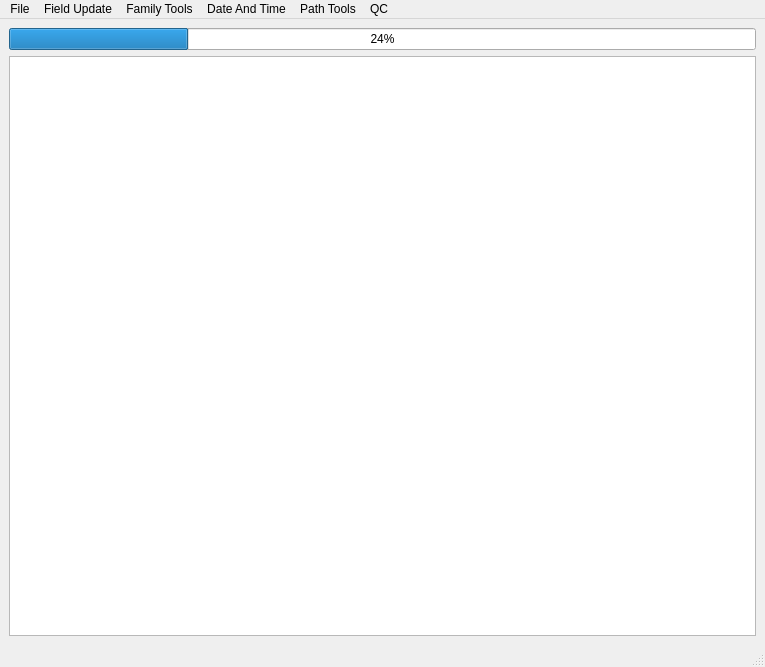
<?xml version="1.0" encoding="UTF-8"?>
<ui version="4.0">
 <class>MainWindow</class>
 <widget class="QMainWindow" name="MainWindow">
  <property name="geometry">
   <rect>
    <x>0</x>
    <y>0</y>
    <width>765</width>
    <height>667</height>
   </rect>
  </property>
  <property name="windowTitle">
   <string>AshX</string>
  </property>
  <widget class="QWidget" name="centralwidget">
   <layout class="QGridLayout" name="gridLayout_2">
    <item row="1" column="0">
     <widget class="QTableView" name="tableView"/>
    </item>
    <item row="0" column="0">
     <widget class="QProgressBar" name="progressBar">
      <property name="value">
       <number>24</number>
      </property>
     </widget>
    </item>
   </layout>
  </widget>
  <widget class="QMenuBar" name="menubar">
   <property name="geometry">
    <rect>
     <x>0</x>
     <y>0</y>
     <width>765</width>
     <height>22</height>
    </rect>
   </property>
   <widget class="QMenu" name="menuFile">
    <property name="title">
     <string>File</string>
    </property>
    <addaction name="newfileAction"/>
    <addaction name="actionInsert"/>
    <addaction name="actionSave"/>
    <addaction name="actionTools"/>
    <addaction name="actionEncoding_Conversion"/>
   </widget>
   <widget class="QMenu" name="menuFamily_Tools">
    <property name="title">
     <string>Family Tools</string>
    </property>
    <addaction name="actionBuild_Family"/>
   </widget>
   <widget class="QMenu" name="menuPath_Tools">
    <property name="title">
     <string>Path Tools</string>
    </property>
    <addaction name="actionPath_Update"/>
    <addaction name="actionRename_Files"/>
   </widget>
   <widget class="QMenu" name="menuField_Update">
    <property name="title">
     <string>Field Update</string>
    </property>
    <addaction name="separator"/>
    <addaction name="actionReplace"/>
    <addaction name="actionMass_Replace"/>
    <addaction name="actionAdd_Field"/>
    <addaction name="actionRemove_Field"/>
    <addaction name="actionMerge_Fields"/>
   </widget>
   <widget class="QMenu" name="menuQC">
    <property name="title">
     <string>QC</string>
    </property>
    <addaction name="actionCompare_Loadfile"/>
   </widget>
   <widget class="QMenu" name="menuDate_And_Time">
    <property name="title">
     <string>Date And Time</string>
    </property>
    <addaction name="actionFormat_Date_and_Time"/>
    <addaction name="actionMerge_Date_And_Time"/>
   </widget>
   <addaction name="menuFile"/>
   <addaction name="menuField_Update"/>
   <addaction name="menuFamily_Tools"/>
   <addaction name="menuDate_And_Time"/>
   <addaction name="menuPath_Tools"/>
   <addaction name="menuQC"/>
  </widget>
  <widget class="QStatusBar" name="statusbar"/>
  <action name="newfileAction">
   <property name="text">
    <string>New File</string>
   </property>
  </action>
  <action name="actionInsert">
   <property name="text">
    <string>Import</string>
   </property>
  </action>
  <action name="actionSave">
   <property name="text">
    <string>Save</string>
   </property>
  </action>
  <action name="actionTools">
   <property name="text">
    <string>Tools</string>
   </property>
  </action>
  <action name="actionReplace">
   <property name="text">
    <string>Replace</string>
   </property>
  </action>
  <action name="actionMass_Replace">
   <property name="text">
    <string>Mass Replace</string>
   </property>
  </action>
  <action name="actionAdd_Field">
   <property name="text">
    <string>Add Field</string>
   </property>
  </action>
  <action name="actionBuild_Family">
   <property name="text">
    <string>Build Family</string>
   </property>
  </action>
  <action name="actionPath_Update">
   <property name="text">
    <string>Path Update</string>
   </property>
  </action>
  <action name="actionRename_Files">
   <property name="text">
    <string>Rename Files</string>
   </property>
  </action>
  <action name="actionRemove_Field">
   <property name="text">
    <string>Remove Field</string>
   </property>
  </action>
  <action name="actionCompare_Loadfile">
   <property name="text">
    <string>Compare Loadfile</string>
   </property>
  </action>
  <action name="actionFormat_Date_and_Time">
   <property name="text">
    <string>Format  Date and Time</string>
   </property>
  </action>
  <action name="actionMerge_Date_And_Time">
   <property name="text">
    <string>Merge Date And Time</string>
   </property>
  </action>
  <action name="actionMerge_Fields">
   <property name="text">
    <string>Merge Fields</string>
   </property>
  </action>
  <action name="actionEncoding_Conversion">
   <property name="text">
    <string>Encoding Conversion</string>
   </property>
  </action>
 </widget>
 <resources/>
 <connections/>
</ui>
